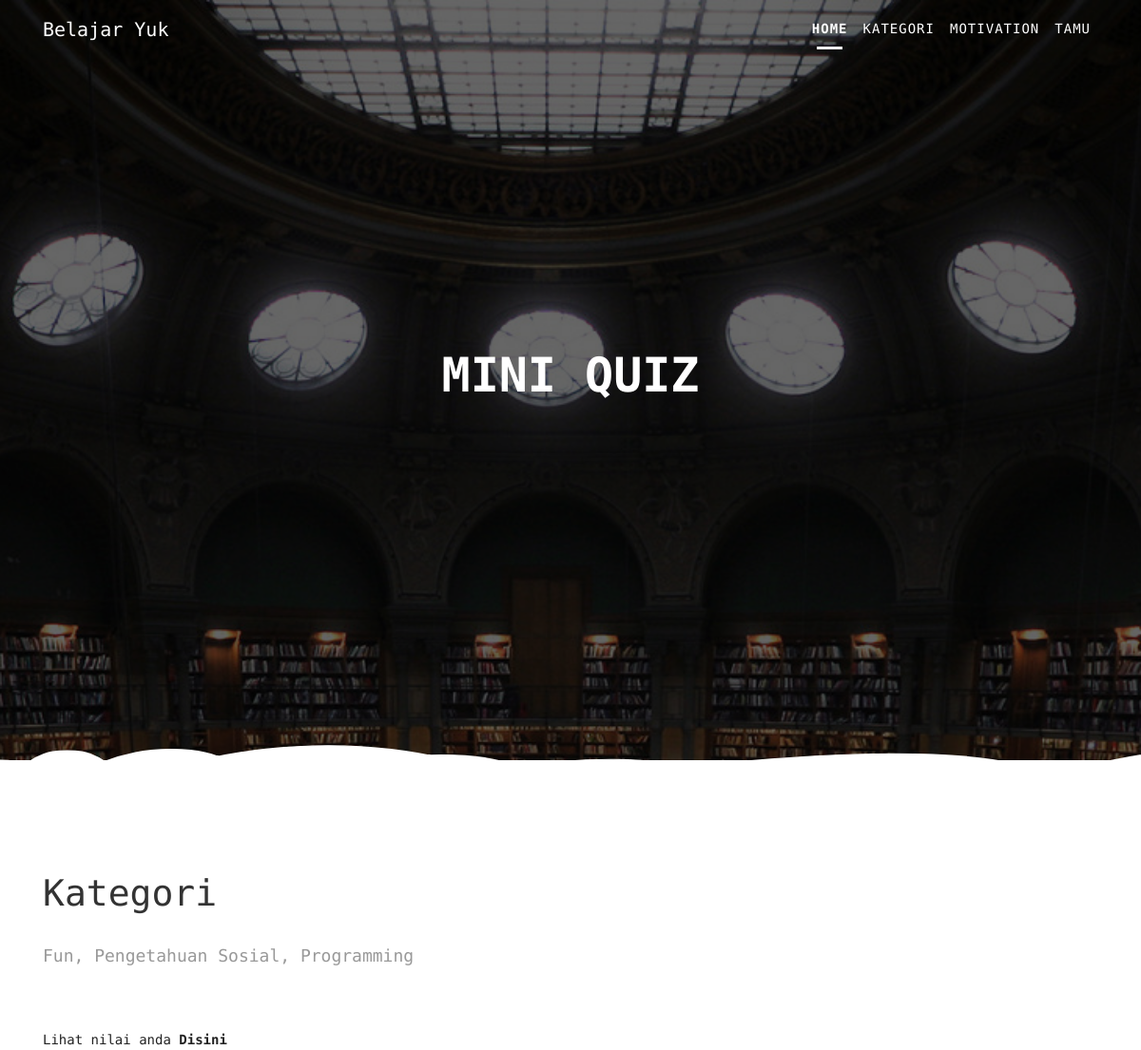
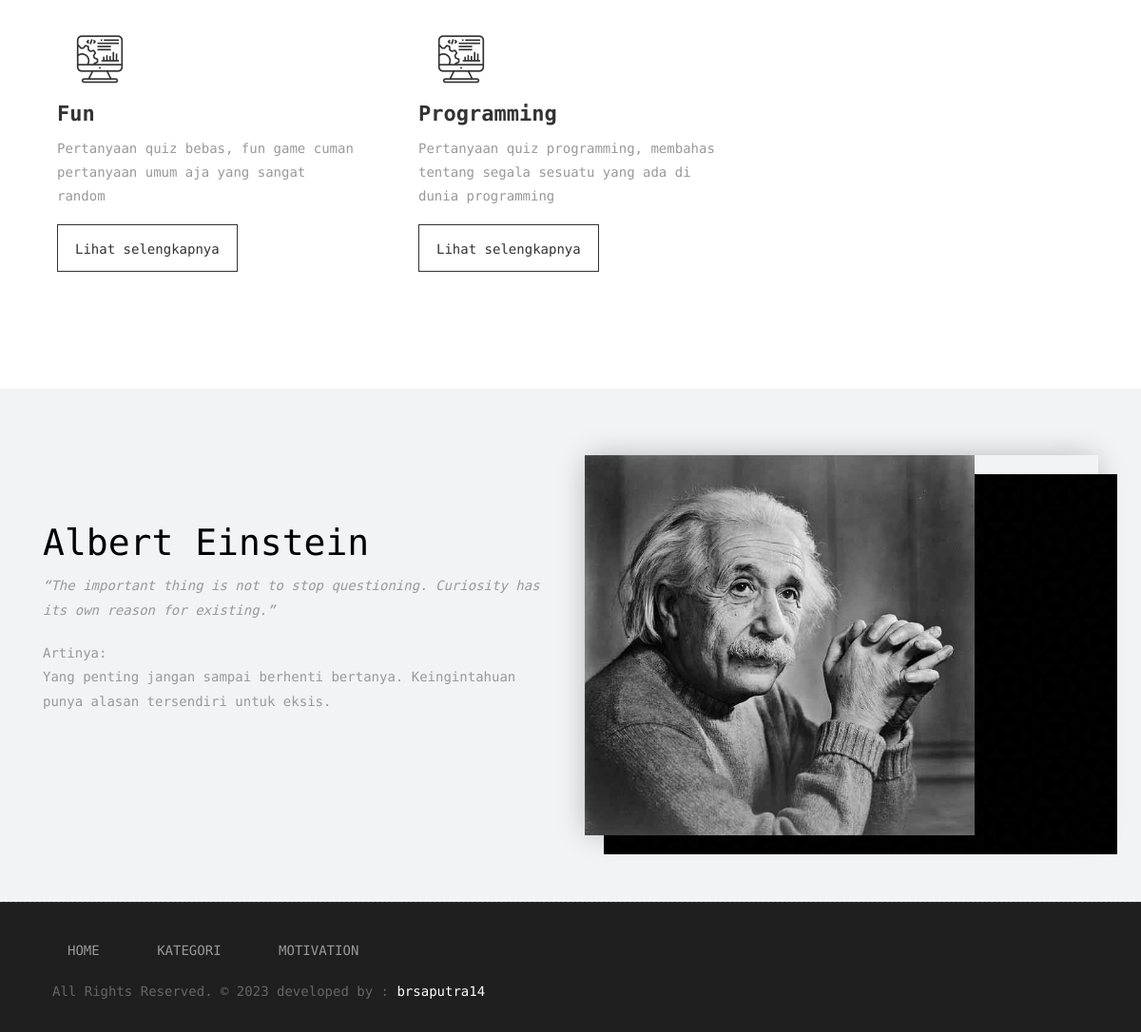
/quiz/ (signed in), run on the app's committed database (2 pictures, top to bottom).
### quiz/models.py (models this page shows, shortened)
class Kategori(models.Model):
    nama = models.CharField(max_length=500)
    penjelasan = models.CharField(max_length=500, blank=True,null=True)
    created = models.DateTimeField(auto_now_add=True)

### quiz/views.py (the view)
# urls.py: path('', views.quiz, name="quiz"),
def quiz(request):
    nilai = Hasil.objects.filter(user=request.user).values_list('kategori', flat=True)
    kategori = Kategori.objects.exclude(id__in=nilai)
    cek = Hasil.objects.filter(user=request.user).exists()
    print(nilai)
    context = {
        'kategori':kategori,
        'nilai':nilai,
        'cek':cek
    }
    return render(request, 'quiz.html',context)

### quiz/templates/quiz.html (shortened to what this page needs)
{% extends 'head.html' %} {% load static %} {% block content %}
    <link rel="stylesheet" href="{% static 'css/iziToast.css' %}">
<link rel="stylesheet" href="{% static 'css/iziToast.min.css' %}">
<body id="page-top" class="politics_version">
    <nav class="navbar navbar-expand-lg navbar-dark fixed-top" id="mainNav">
      <div class="container">
        <a class="navbar-brand js-scroll-trigger" href="#page-top">
        Belajar Yuk
		</a>
        <div class="collapse navbar-collapse" id="navbarResponsive">
          <ul class="navbar-nav text-uppercase ml-auto">
            <li class="nav-item">
              <a class="nav-link js-scroll-trigger active" href="#home">Home</a>
            </li>
            <li class="nav-item">
              <a class="nav-link js-scroll-trigger" href="#about">Kategori</a>
            </li>
            <li class="nav-item">
              <a class="nav-link js-scroll-trigger" href="#services">Motivation</a>
            </li>
            <li class="nav-item">
              <a class="nav-link js-scroll-trigger" href="#">{{user}}</a>
            </li>
          </ul>
        </div>
      </div>
    </nav>
	<section id="home" class="main-banner parallaxie" style="background: url('{% static 'wpb.jpg' %}')">
		<div class="heading">
			<h1 style="font-size:50px;">Mini Quiz</h1>
		</div>
	</section>
    <div id="about" class="section wb">
        <div class="container">
            <div class="section-title text-left">
                <h3>Kategori</h3>
                <p>Fun, Pengetahuan Sosial, Programming</p>
            </div>
            {% if cek %}
            <a href="{% url 'nilai_quiz' %}">Lihat nilai anda <b>Disini</b></a>
            {% endif %}
            <div class="row">
                {% for i in kategori %}
				<div class="col-md-4">
                    <div class="services-inner-box">
						<div class="ser-icon">
							<i class="flaticon-seo"></i>
						</div>
                        <h2>{{i.nama}}</h2>
						<p>{{i.penjelasan}}</p>
                        <a href="{% url 'question' i.id %}" class="sim-btn btn-hover-new" data-text="Lihat"><span>Lihat selengkapnya</span></a>
                    </div>
                </div>
                {% endfor %}
                </div>
            </div>
        </div>
    <div id="services" class="section lb">
        <div class="container">
            <div class="row">
                <div class="col-md-6">
                    <div class="message-box" style="margin-top:5em">
                        <h2 style="color:black">Albert Einstein</h2>
                        <p style="font-style:italic;font-size:1eml">  “The important thing is not to stop questioning. Curiosity has its own reason for existing.”
                           </p>
						<i style="font-style:normal"> Artinya:</i><p> Yang penting jangan sampai berhenti bertanya. Keingintahuan punya alasan tersendiri untuk eksis.</p>
                    </div>
                </div>
                <div class="col-md-6">
                    <div class="right-box-pro wow fadeIn">
                        <img src="{% static 'albert.jpg' %}" style="height:400px" alt="" class="img-fluid img-rounded">
                    </div>
                </div>
            </div>
        </div>
    </div>
    <div class="copyrights">
        <div class="container">
            <div class="footer-distributed">
                <div class="footer-left">
                    <p class="footer-links">
                            <a class="nav-link js-scroll-trigger active" href="#home">Home</a>
                            <a class="nav-link js-scroll-trigger" href="#about">Kategori</a>
                            <a class="nav-link js-scroll-trigger" href="#services">Motivation</a>
                    </p>
                    <p class="footer-company-name">All Rights Reserved. &copy; 2023 developed by :
					<a href="https://instagram.com/brsaputra14">brsaputra14</a></p>
                </div>
            </div>
        </div>
    </div>
{% endblock content %}

### data on the page
Kategori: nama "Fun", penjelasan "Pertanyaan quiz bebas, fun game cuman pertanyaan umum aja yang sangat random"
Kategori: nama "Programming", penjelasan "Pertanyaan quiz programming, membahas tentang segala sesuatu yang ada di dunia programming"

### other printed values
{{ user }} "TAMU"
